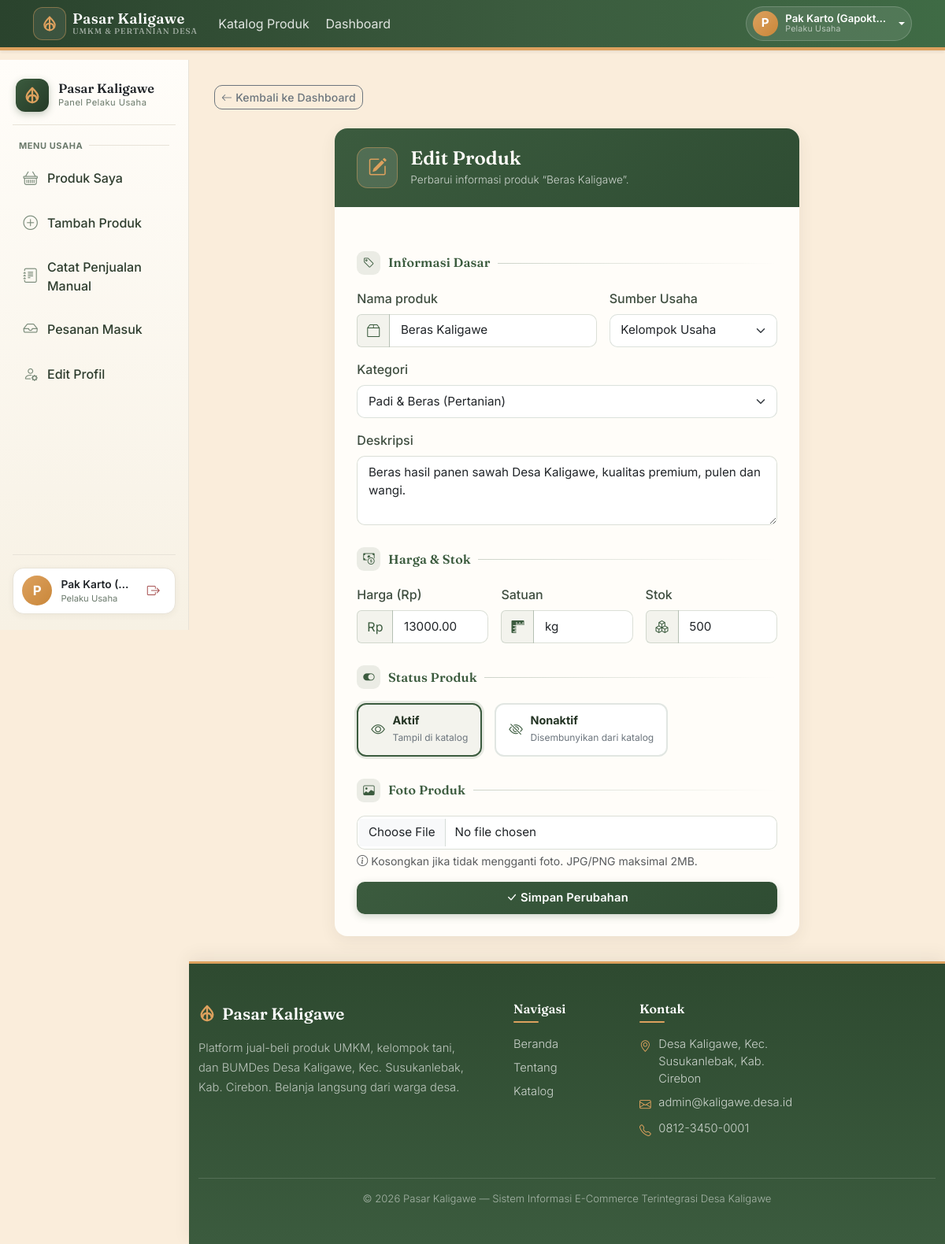
Page /pelaku_usaha/edit_produk.php?id=4 (signed in) on the earlier database version.
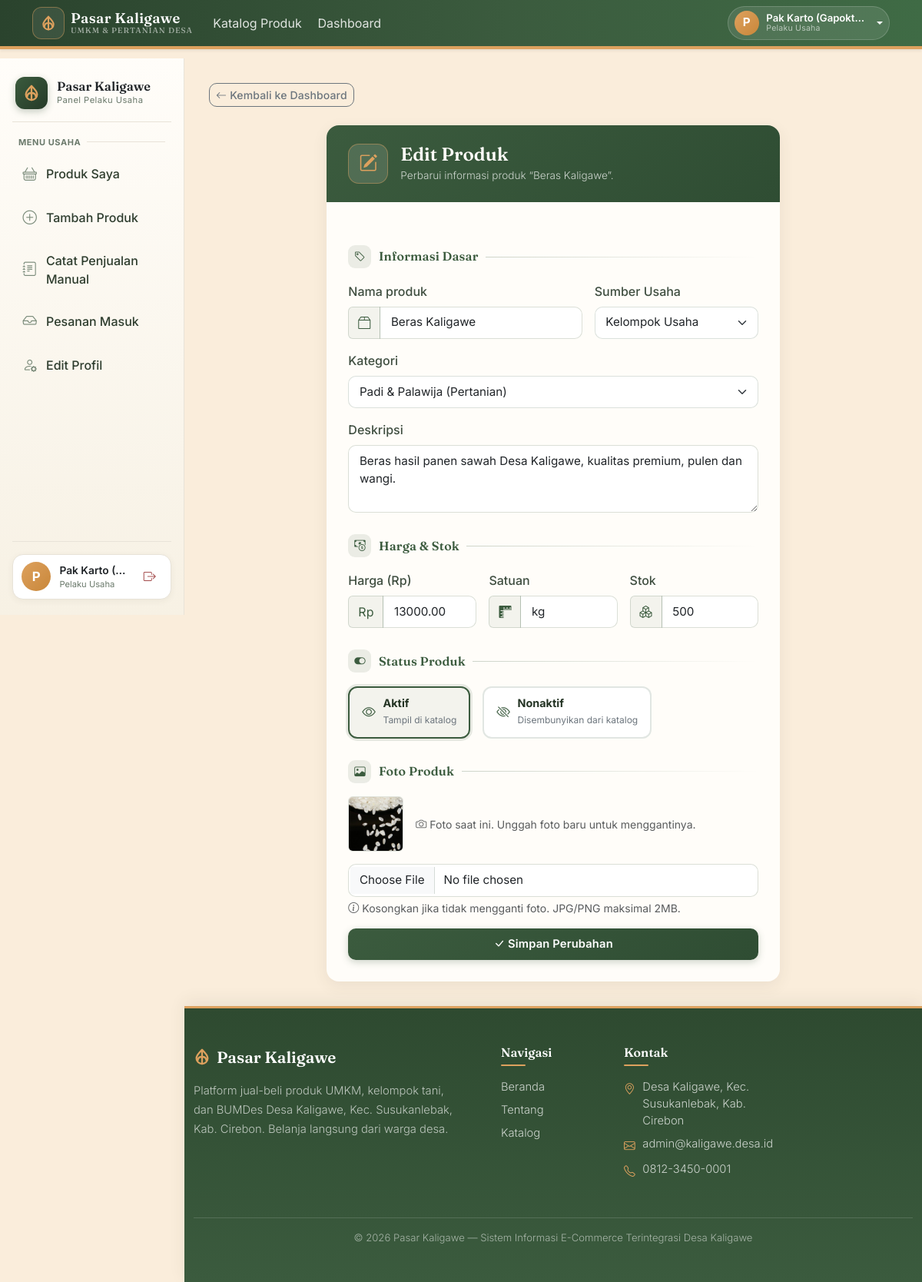
Same page on the later database version.
### tables this page shows
CREATE TABLE produk (
  id INT AUTO_INCREMENT PRIMARY KEY,
  user_id INT NOT NULL,
  kategori_id INT NOT NULL,
  sumber_usaha ENUM('perorangan','kelompok_usaha','bumdes') NOT NULL DEFAULT 'perorangan',
  nama_produk VARCHAR(150) NOT NULL,
  deskripsi TEXT,
  harga DECIMAL(12,2) NOT NULL,
  satuan VARCHAR(30) NOT NULL DEFAULT 'pcs',
  stok INT NOT NULL DEFAULT 0,
  foto VARCHAR(255) DEFAULT NULL,
  status ENUM('aktif','nonaktif') NOT NULL DEFAULT 'aktif',
  created_at TIMESTAMP DEFAULT CURRENT_TIMESTAMP,
  FOREIGN KEY (user_id) REFERENCES users(id) ON DELETE CASCADE,
  FOREIGN KEY (kategori_id) REFERENCES kategori(id)
);

CREATE TABLE kategori (
  id INT AUTO_INCREMENT PRIMARY KEY,
  nama_kategori VARCHAR(100) NOT NULL,
  jenis ENUM('umkm','pertanian') NOT NULL
);

### includes/functions.php (called while the page is built, shortened)
<?php
function sanitize($str) {
    return htmlspecialchars(trim($str), ENT_QUOTES, 'UTF-8');
}

### pelaku_usaha/edit_produk.php (the view, shortened to what the changed rows need)
<?php
require_once __DIR__ . '/../includes/functions.php';
$user_id = current_user()['id'];
$id = (int) ($_GET['id'] ?? $_POST['id'] ?? 0);
$stmt = $pdo->prepare("SELECT * FROM produk WHERE id = ? AND user_id = ?");
$stmt->execute([$id, $user_id]);
$produk = $stmt->fetch();
$kategori_list = $pdo->query("SELECT * FROM kategori ORDER BY jenis, nama_kategori")->fetchAll();
require_once __DIR__ . '/../includes/header.php';
?>
<div class="app-content">
    <div class="row justify-content-center">
        <div class="col-md-8">
            <div class="card form-card shadow-sm">
                <div class="form-hero">
                    <div>
                        <h4>Edit Produk</h4>
                        <p>Perbarui informasi produk &ldquo;<?= sanitize($produk['nama_produk']) ?>&rdquo;.</p>
                    </div>
                </div>
                <div class="form-body">
                    <form method="post" enctype="multipart/form-data">
                        <div class="row g-3">
                            <div class="col-md-7">
                                <div class="input-group">
                                    <span class="input-group-text"><i class="bi bi-box2"></i></span>
                                    <input type="text" name="nama_produk" class="form-control" value="<?= sanitize($produk['nama_produk']) ?>" required>
                                </div>
                            </div>
                            <div class="col-md-5">
                                <label class="form-label">Sumber Usaha</label>
                                <select name="sumber_usaha" class="form-select" required>
                                    <option value="kelompok_usaha" <?= $produk['sumber_usaha'] === 'kelompok_usaha' ? 'selected' : '' ?>>Kelompok Usaha</option>
                                </select>
                            </div>
                            <div class="col-12">
                                <label class="form-label">Kategori</label>
                                <select name="kategori_id" class="form-select" required>
                                    <?php foreach ($kategori_list as $k): ?>
                                        <option value="<?= $k['id'] ?>" <?= $produk['kategori_id'] == $k['id'] ? 'selected' : '' ?>>
                                            <?= sanitize($k['nama_kategori']) ?> (<?= $k['jenis'] === 'umkm' ? 'UMKM' : 'Pertanian' ?>)
                                        </option>
                                    <?php endforeach; ?>
                                </select>
                            </div>
                            <div class="col-12">
                                <label class="form-label">Deskripsi</label>
                                <textarea name="deskripsi" class="form-control" rows="3"><?= sanitize($produk['deskripsi']) ?></textarea>
                            </div>
                        </div>
                        <div class="row g-3">
                            <div class="col-md-4">
                                <div class="input-group">
                                    <span class="input-group-text">Rp</span>
                                    <input type="number" step="0.01" min="0" name="harga" class="form-control" value="<?= sanitize($produk['harga']) ?>" required>
                                </div>
                            </div>
                            <div class="col-md-4">
                                <div class="input-group">
                                    <span class="input-group-text"><i class="bi bi-rulers"></i></span>
                                    <input type="text" name="satuan" class="form-control" value="<?= sanitize($produk['satuan']) ?>">
                                </div>
                            </div>
                            <div class="col-md-4">
                                <div class="input-group">
                                    <span class="input-group-text"><i class="bi bi-boxes"></i></span>
                                    <input type="number" name="stok" min="0" class="form-control" value="<?= sanitize($produk['stok']) ?>" required>
                                </div>
                            </div>
                        </div>
                        <?php if ($produk['foto']): ?>
                            <div class="d-flex align-items-center gap-3 mb-3">
                                <img src="<?= BASE_URL ?>/assets/uploads/<?= sanitize($produk['foto']) ?>" class="rounded" style="width: 72px; height: 72px; object-fit: cover; border: 1px solid rgba(59,91,62,0.15);">
                                <div class="small text-muted"><i class="bi bi-camera me-1"></i>Foto saat ini. Unggah foto baru untuk menggantinya.</div>
                            </div>
                        <?php endif; ?>
                    </form>
                </div>
            </div>
        </div>
    </div>
</div>
<?php require_once __DIR__ . '/../includes/footer.php'; ?>

Differences in the rows shown:
changed produk "Beras Kaligawe": kategori_id "Padi & Beras (Pertanian)" → "Padi & Palawija (Pertanian)"; foto empty → "produk_4.jpg" (drawn); foto: picture added
Other differences:
text now shown: "Foto saat ini. Unggah foto baru untuk menggantinya."
